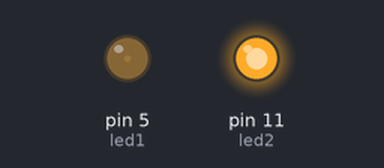
Recording of a sketch running on a simulated Arduino Uno, built with avr-gcc and run on an emulated ATmega328P. On the bench: output pins drawn as LEDs (lit = HIGH).

Above: at 0.1 s.
Timing chart, 0 to 1.6 s (numbered marks = the images above):
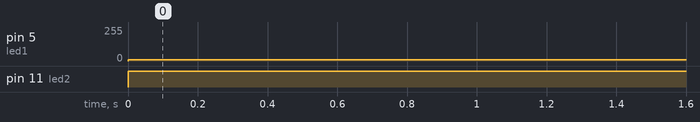

Measured:
- by itself, pin 5 (led1): 0/255 → 10/255 at 0.00 s
- by itself, pin 11 (led2): LOW → HIGH at 0.00 s

The sketch:

PWM_LED______.ino
```cpp
int led1 = 5;   // LED를 PWM 5번에 연결
int led2 = 11; // LED를 PWM 11번에 연결
void setup() {
  pinMode(led1, OUTPUT); // 핀을 출력으로 설정
  pinMode(led2, OUTPUT); // 핀을 출력으로 설정
}
void loop() {
  analogWrite(led1, 10);   // analogWrite 값은 0부터 255까지
  analogWrite(led2, 255); // analogWrite 값은 0부터 255까지
}
```
